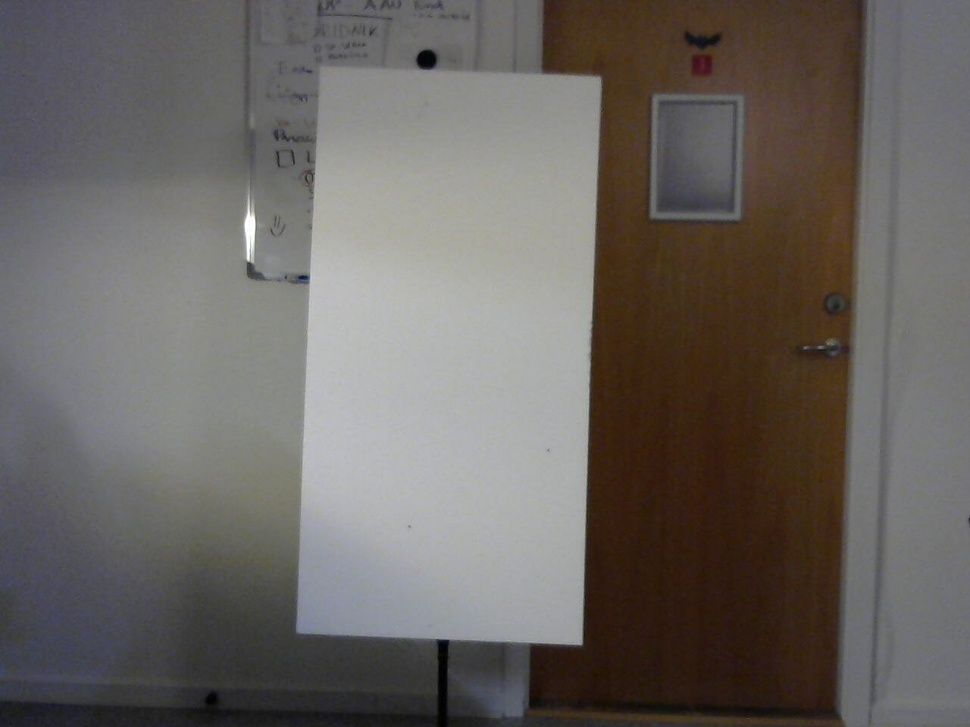
#> input picture Software/vision/test_images/Direct1.jpeg, 970 x 727 px, shrunk from 1280 x 960 before the run
$ python corner.py
#> lines starting #> are read from the running program, lines starting #| are printed output that depends on the picture; after the words box and inside, x2 and y2 are one past the last pixel; in counts of white or black regions, pixels touching at a corner belong together
import numpy as np
import cv2 as cv
from matplotlib import pyplot as plt


img = cv.imread("test_images/Direct1.jpeg" )
#> img is the input picture: shape (727, 970, 3); mean B, G, R 96.9, 100.7, 105.6
gray = cv.cvtColor(img,cv.COLOR_BGR2GRAY)
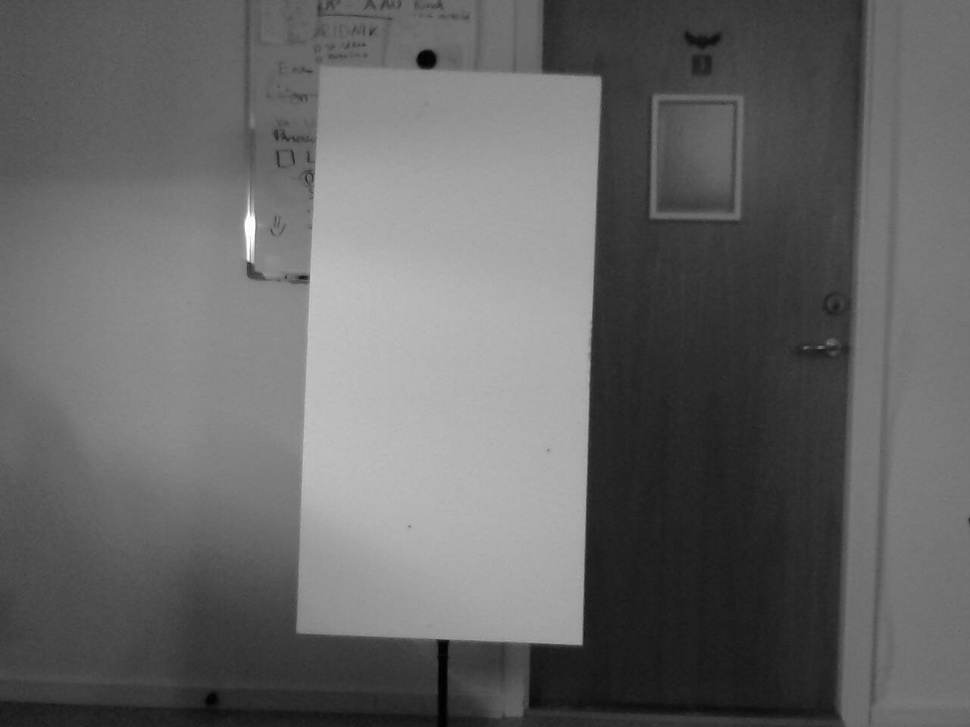
#> gray: shape (727, 970); min 0, max 255, mean 101.7

corners = cv.goodFeaturesToTrack(gray, 6, 0.01, 10)
#> corners = [[248, 260], [581, 644], [298, 277], [409, 526], [804, 347], [370, 35]]
corners = np.int0(corners)

for i in corners:
    x,y = i.ravel()
    cv.circle(img, (x,y), 3, 255, -1)
#> this loop made 6 passes
#> img: shape (727, 970, 3); 0.02% of pixels changed, all inside (x1, y1, x2, y2) = (245, 32, 808, 648)

plt.imshow(img)
plt.show()

$ run again, with Software/vision/test_images/Angle1.jpeg copied over Software/vision/test_images/Direct1.jpeg
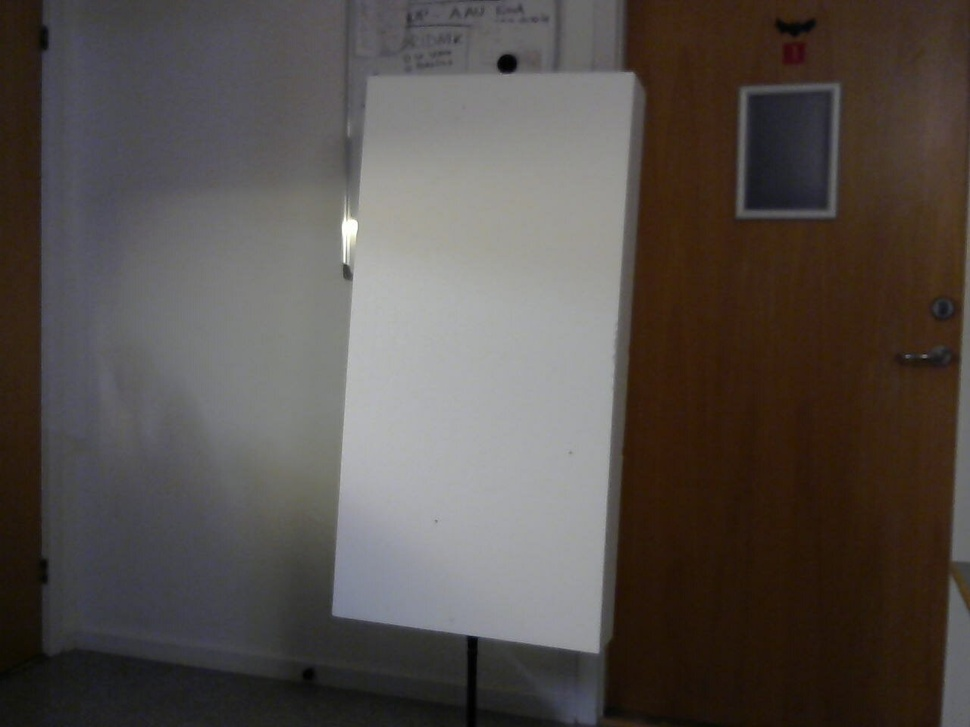
#> input picture Software/vision/test_images/Angle1.jpeg, 970 x 727 px, shrunk from 1280 x 960 before the run
#> img is the input picture: shape (727, 970, 3); mean B, G, R 74.7, 78.7, 85.3
#> `gray = cv.cvtColor(img,cv.COLOR_BGR2GRAY)`:
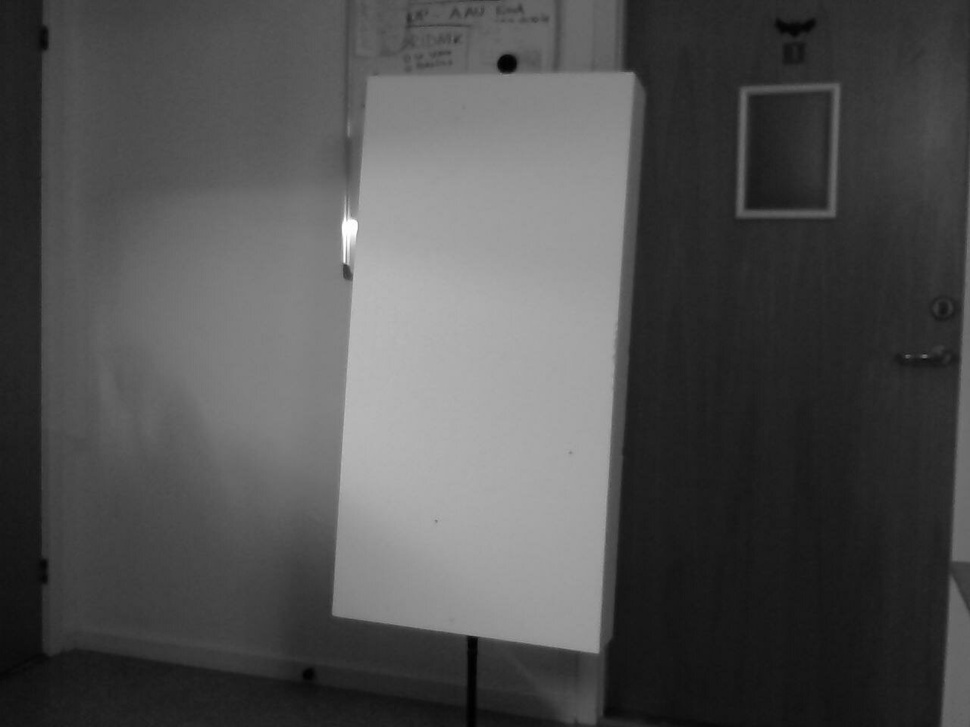
#> gray: shape (727, 970); min 0, max 255, mean 80.2
#> corners = [[344, 262], [347, 219], [906, 355], [926, 355], [436, 520], [477, 638]]
#> the loop `for i in corners:` made 6 passes
